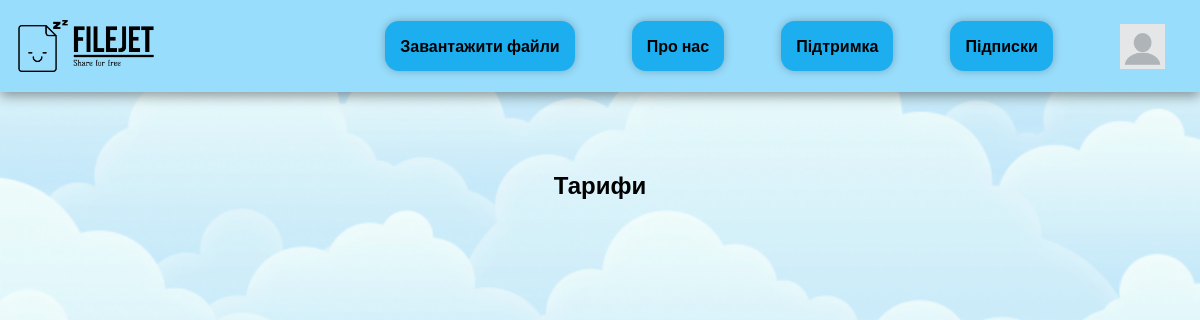
The page /subscription/ on the database as committed earlier.
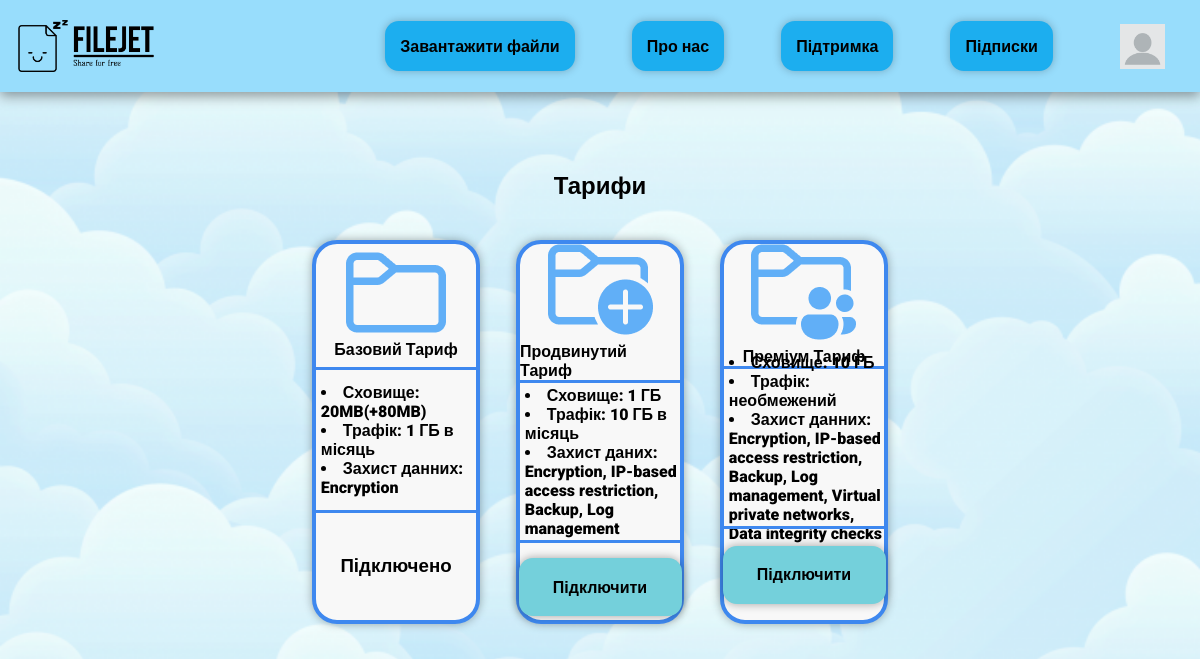
The same page on the database as committed later.
### SubscriptionApp/models.py (models this page shows, shortened)
class Subscription(models.Model):
    name = models.CharField(max_length=255)
    description = models.TextField()
    image = models.ImageField(upload_to='image/%Y/%m/%d')
    price = models.IntegerField(default=0)

### SubscriptionApp/views.py (the view)
# urls.py: path(r'subscription/', show_subscription, name='subscription'),
def show_subscription(request):
    context = {}
    subscriptions = Subscription.objects.all()
    for subscription in subscriptions:
        subscription.description = list(subscription.description.split("`"))
    context["subscriptions"] = subscriptions
    return render(request, "subscription.html", context)

### MainApp/templatetags/base.py (called while the page is built)
@register.simple_tag
def give_user(request):
    if request.user.is_authenticated:
        user = request.user
        profile = Profile.objects.get(user=user)
        return profile

### SubscriptionApp/templates/subscription.html (shortened to what this page needs)
{% extends 'base.html' %}
{% load static %}
{% block style %}<link rel="stylesheet" href="{% static 'css/subscription.css' %}">{% endblock %}
{% block content %}
<div id="content">
    <h2><span>Тарифи</span></h2>
    <div id="subscriptions-list">
        {% for subscription in subscriptions %}
        <div class="subscription-container">
            <div class="subscription-header">
                <img src="{{ subscription.image.url }}" alt="{{ subscription.name }}">
                <span>{{ subscription.name }} Тариф</span>
            </div>
            <div class="subscription-body">
                <ul class="list-attributes">
                    {% for description in subscription.description %}
                    <li class="li-1">{{ description }}</li>
                    {% endfor %}
                </ul>
            </div>
            <div class="subscription-footer">
                {% if subscription.name == "Базовий" %}
                <h3>Підключено</h3>
                {% else %}
                <a class="order-button" href="">Підключити</a>
                {% endif %}
            </div>
        </div>
        {% endfor %}
    </div>
</div>
{% endblock %}

### MainApp/templates/base.html (shortened to what this page needs)
<html lang="en">
    {% load static %}
    {% load base %}
    {% give_user request as profile %}
<head>
    <link rel="stylesheet" href="{% static 'css/base.css' %}">
    {% block style %} {% endblock %}
</head>
<body>
    <header>
        <div id="left-header-side">
            <p><a href="{% url 'main' %}"><img class="logo" src="{% static 'images/header-logo.png' %}" alt="Логотип компанії"></a></p>
        </div>
        <div class="navigation_buttons">
            <a href="{% url 'upload_file' %}">Завантажити файли</a>
            <a href="{% url 'about_us' %}">Про нас</a>
            <a href="{% url 'documentation' %}">Підтримка</a>
            <a href="{% url 'subscription' %}">Підписки</div></a>
        <div class="no_account">
            <a href="{% url 'profile' %}">
                {% if profile.image %}
                <img class="image_account" src="{{ profile.image.url }}" alt="Нема аккаунту">
                {% else %}
                <img class="image_account" src="{% static 'images/unregistrate_user.png' %}" alt="Нема аккаунту">
                {% endif %}
            </a>
        </div>
    </header>
    {% block content %}{% endblock %}
</body>
</html>

### MainApp/static/css/base.css (style rules this page uses)
* { padding: 0; margin: 0; font-family: 'Roboto', sans-serif; font-weight: 900; }
body { width: 100%; height: 100%; display: flex; flex-flow: column; }
a, a:hover, a:visited, a:active { color: inherit; text-decoration: none; }
header { display: flex; flex-direction: row; justify-content: space-between; align-items: center; width: 100%; height: 100px; background: #98DDFC; box-shadow: 0px 4px 12px rgba(0, 0, 0, 0.4); flex: 0 1 auto; }
#left-header-side { padding-left: 1.5%; gap: 2%; display: flex; justify-content: space-between; width: 28%; align-items: center; }
.logo { width: 136px; height: 52px; flex: none; order: 0; flex-grow: 0; }
.navigation_buttons { display: flex; flex-direction: row; justify-content: center; align-items: center; padding: 0px 0px; gap: 57px; width: 720px; height: 92px; flex: none; order: 1; align-self: stretch; flex-grow: 0; }
.navigation_buttons a { display: flex; flex-direction: row; justify-content: center; align-items: center; padding: 3px 15px; height: 44px; background: #1CAEEF; box-shadow: 0px 0px 8px rgba(0, 0, 0, 0.25); border-radius: 14px; border: 0px; flex: none; order: 0; flex-grow: 0; }
.no_account { display: flex; flex-direction: column; justify-content: center; align-items: center; padding: 5px 19px; width: 78px; height: 74px; border-radius: 10px; flex: none; order: 2; flex-grow: 0; }
.no_account a { display: flex; flex-direction: column; justify-content: center; align-items: center; padding: 5px 19px; width: 78px; height: 74px; border-radius: 10px; flex: none; order: 2; flex-grow: 0; }
.image_account { box-sizing: border-box; width: 45px; height: 45px; flex: none; flex-grow: 0; width: 45px; height: 45px; font-size: 14px; font-family: 'Roboto'; font-style: normal; font-weight: 700; font-size: 14px; line-height: 150%; letter-spacing: -0.019em; color: #000000; flex: none; flex-grow: 0; }

### SubscriptionApp/static/css/subscription.css (style rules this page uses)
#content { display: flex; flex-direction: column; align-items: center; padding: 80px 0px; gap: 40px; height: 100%; width: 100%; }
#subscriptions-list { display: flex; flex-direction: row; justify-content: center; align-items: center; padding: 0px; gap: 3%; height: 70%; width: 100%; }
.subscription-container { box-sizing: border-box; display: flex; flex-direction: column; align-items: center; padding: 0px; gap: 13px; width: 14%; height: 100%; background: #F8F8F8; border: 4px solid #3E88EF; box-shadow: 0px 0px 10px rgba(0, 0, 0, 0.32); border-radius: 25px; }
.subscription-header { display: flex; flex-direction: column; justify-content: center; align-items: center; gap: 7px; width: 100%; height: 40%; border-bottom: 3px solid #3E88EF; }
.subscription-body { display: flex; flex-direction: row; justify-content: left; align-items: center; list-style: inside; width: 100%; height: 35%; }
.subscription-footer { display: flex; flex-direction: column; justify-content: center; align-items: center; padding: 15px 0px; gap: 5px; width: 100%; height: 25%; border-top: 3px solid #3E88EF; }
.order-button { display: flex; flex-direction: column; justify-content: center; align-items: center; padding: 7px 12px; gap: 10px; width: 139px; height: 44px; background: #74D0DB; box-shadow: 0px 0px 10px rgba(0, 0, 0, 0.35); border-radius: 14px; }
.list-attributes { padding-left: 3%; }
.li-1 { width: 100%; font-size: 16px; hyphens: manual; }

Rows that differ between the two databases and show on the page:
added Subscription: image (picture), name "Базовий", description "Сховище: 20MB(+80MB)" "Трафік: 1 ГБ в місяць" "Захист данних: Encryption", shows "Підключено"
added Subscription: image (picture), name "Продвинутий", description "Сховище: 1 ГБ" "Трафік: 10 ГБ в місяць" "Захист даних: Encryption, IP-based access restriction, Backup, Log management", shows "Підключити"
added Subscription: image (picture), name "Преміум", description "Сховище: 10 ГБ" "Трафік: необмежений" "Захист данних: Encryption, IP-based access restriction, Backup, Log management, Virtual private networks, Data integrity checks", shows "Підключити"
